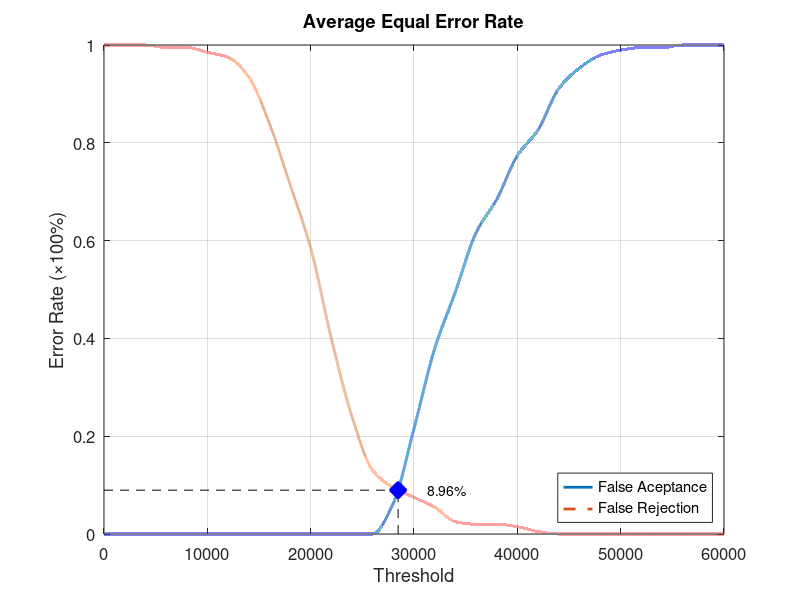
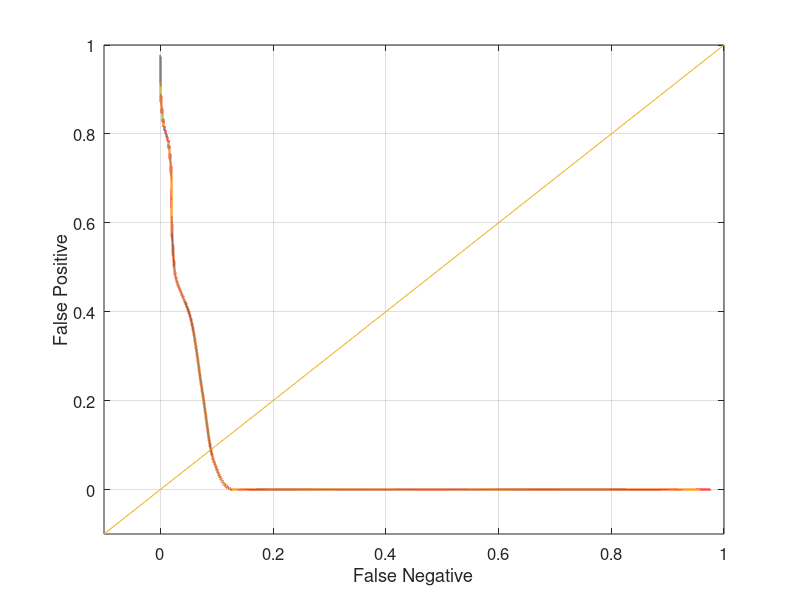

MATLAB code to generate these figures, in order:
function yEER = Database2_4
close all;
clear;
clc;
x = 0:2000:60000;
xq = 0:0.5:60000;

y0 = [0 0 0 0 0 0 0 0 0 0 0 0 0 0 0.0631579 0.215789 0.378947 0.494737 0.615789 0.684211 0.773684 0.826316 0.910526 0.952632 0.978947 0.989474 0.994737 0.994737 1 1 1];
yy0 = interp1(x, y0, xq, 'pchip');
y1 = [1 1 1 0.995 0.995 0.985 0.975 0.935 0.84 0.715 0.585 0.4 0.24 0.13 0.095 0.075 0.055 0.025 0.02 0.02 0.015 0.005 0 0 0 0 0 0 0 0 0];
yy1 = interp1(x, y1, xq, 'pchip');

% Calculating EER: 
y2 = abs(y0 - y1);
find(y2 == min(y2))
yy2 = abs(yy0 - yy1);
xEER = find(yy2 == min(yy2));
xEERIndex = xq(xEER) % X-axis EER
yEER = yy0(xEER) % Y-axis EER

main = figure
plot(xq, yy0,'-','LineWidth', 2);	hold on
plot(xq, yy1,'--','LineWidth', 2);	hold on
plot([xEERIndex xEERIndex], [0 yEER], 'k--');	hold on
plot([0 xEERIndex], [yEER yEER], 'k--');	hold on
plot(xEERIndex, yEER, 'bx', 'LineWidth', 10);	hold on
text(xEERIndex + 10 * xEERIndex / 100, yEER, [num2str(round((10000 * yEER)) / 100) '%'])
legend('False Aceptance', 'False Rejection', 'Location', 'SouthEast')
xlabel('Threshold')
ylabel('Error Rate (\times100%)')
title('Average Equal Error Rate')
set(gca, 'FontSize', 12)
axis([0 60000 0 1])
grid on

print(main, 'Database2_4Main', '-dpng');
FNRxFPR = figure('Color', [1 1 1]);
plot(yy1, yy0, '-', yy1, yy0, 'LineWidth', 2);
hold on
y = -0.1:0.1:1
plot(y, y); 
set(gca, 'FontSize', 12)
xlabel('False Negative')
ylabel('False Positive')
axis([-0.1 1 -0.1 1])
set(gca, 'FontSize', 12)
grid on

print(FNRxFPR, 'Database2_4FNRxFPR','-dpng');
end
